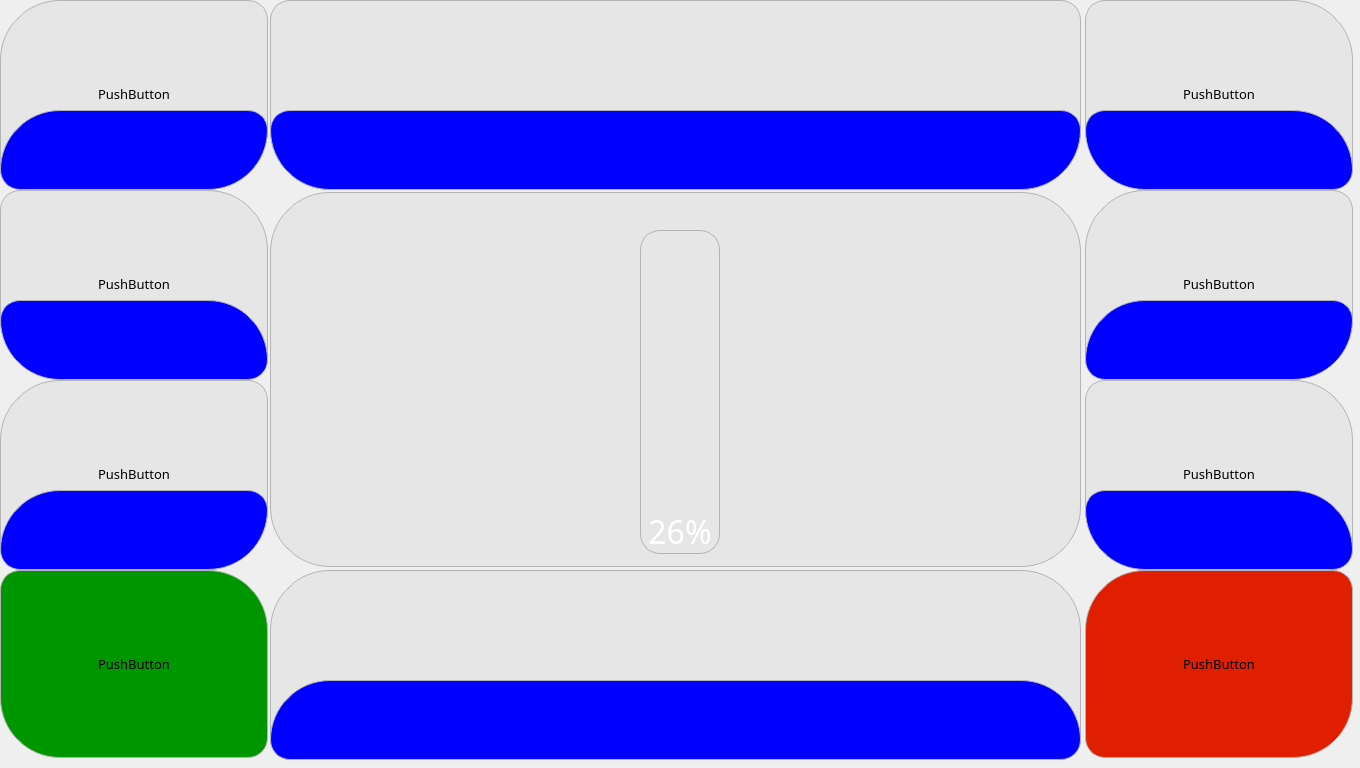
<?xml version="1.0" encoding="UTF-8"?>
<ui version="4.0">
 <class>MainWindow</class>
 <widget class="QMainWindow" name="MainWindow">
  <property name="geometry">
   <rect>
    <x>0</x>
    <y>0</y>
    <width>1360</width>
    <height>768</height>
   </rect>
  </property>
  <property name="windowTitle">
   <string>MainWindow</string>
  </property>
  <widget class="QWidget" name="centralwidget">
   <widget class="QPushButton" name="button_3">
    <property name="geometry">
     <rect>
      <x>0</x>
      <y>380</y>
      <width>268</width>
      <height>188</height>
     </rect>
    </property>
    <property name="sizePolicy">
     <sizepolicy hsizetype="Minimum" vsizetype="Fixed">
      <horstretch>0</horstretch>
      <verstretch>0</verstretch>
     </sizepolicy>
    </property>
    <property name="minimumSize">
     <size>
      <width>268</width>
      <height>188</height>
     </size>
    </property>
    <property name="maximumSize">
     <size>
      <width>268</width>
      <height>188</height>
     </size>
    </property>
    <property name="sizeIncrement">
     <size>
      <width>0</width>
      <height>0</height>
     </size>
    </property>
    <property name="font">
     <font>
      <family>Rubik</family>
      <pointsize>10</pointsize>
     </font>
    </property>
    <property name="styleSheet">
     <string notr="true">color: rgb(0, 0, 0);
background-color: rgb(230, 230, 230);
border-top-right-radius: 20px;
border-bottom-right-radius: 60px;
border-top-left-radius: 60px;
border-bottom-left-radius: 20px;
border: 1px solid #B3B3B3;</string>
    </property>
    <property name="text">
     <string>PushButton</string>
    </property>
   </widget>
   <widget class="QPushButton" name="button_2">
    <property name="geometry">
     <rect>
      <x>0</x>
      <y>190</y>
      <width>268</width>
      <height>188</height>
     </rect>
    </property>
    <property name="sizePolicy">
     <sizepolicy hsizetype="Minimum" vsizetype="Fixed">
      <horstretch>0</horstretch>
      <verstretch>0</verstretch>
     </sizepolicy>
    </property>
    <property name="minimumSize">
     <size>
      <width>268</width>
      <height>188</height>
     </size>
    </property>
    <property name="maximumSize">
     <size>
      <width>268</width>
      <height>188</height>
     </size>
    </property>
    <property name="sizeIncrement">
     <size>
      <width>0</width>
      <height>0</height>
     </size>
    </property>
    <property name="font">
     <font>
      <family>Rubik</family>
      <pointsize>10</pointsize>
     </font>
    </property>
    <property name="styleSheet">
     <string notr="true">color: rgb(0, 0, 0);
background-color: rgb(230, 230, 230);
border-top-right-radius: 60px;
border-bottom-right-radius: 20px;
border-top-left-radius: 20px;
border-bottom-left-radius: 60px;
border: 1px solid #B3B3B3;</string>
    </property>
    <property name="text">
     <string>PushButton</string>
    </property>
   </widget>
   <widget class="QPushButton" name="button_1">
    <property name="geometry">
     <rect>
      <x>0</x>
      <y>0</y>
      <width>268</width>
      <height>188</height>
     </rect>
    </property>
    <property name="sizePolicy">
     <sizepolicy hsizetype="Minimum" vsizetype="Fixed">
      <horstretch>0</horstretch>
      <verstretch>0</verstretch>
     </sizepolicy>
    </property>
    <property name="minimumSize">
     <size>
      <width>268</width>
      <height>188</height>
     </size>
    </property>
    <property name="maximumSize">
     <size>
      <width>268</width>
      <height>188</height>
     </size>
    </property>
    <property name="sizeIncrement">
     <size>
      <width>0</width>
      <height>0</height>
     </size>
    </property>
    <property name="font">
     <font>
      <family>Rubik</family>
      <pointsize>10</pointsize>
     </font>
    </property>
    <property name="styleSheet">
     <string notr="true">color: rgb(0, 0, 0);
background-color: rgb(230, 230, 230);
border-top-right-radius: 20px;
border-bottom-right-radius: 60px;
border-top-left-radius: 60px;
border-bottom-left-radius: 20px;
border: 1px solid #B3B3B3;</string>
    </property>
    <property name="text">
     <string>PushButton</string>
    </property>
    <property name="default">
     <bool>false</bool>
    </property>
   </widget>
   <widget class="QPushButton" name="button_4">
    <property name="geometry">
     <rect>
      <x>0</x>
      <y>570</y>
      <width>268</width>
      <height>188</height>
     </rect>
    </property>
    <property name="sizePolicy">
     <sizepolicy hsizetype="Minimum" vsizetype="Fixed">
      <horstretch>0</horstretch>
      <verstretch>0</verstretch>
     </sizepolicy>
    </property>
    <property name="minimumSize">
     <size>
      <width>268</width>
      <height>188</height>
     </size>
    </property>
    <property name="maximumSize">
     <size>
      <width>268</width>
      <height>188</height>
     </size>
    </property>
    <property name="sizeIncrement">
     <size>
      <width>0</width>
      <height>0</height>
     </size>
    </property>
    <property name="font">
     <font>
      <family>Rubik</family>
      <pointsize>10</pointsize>
     </font>
    </property>
    <property name="styleSheet">
     <string notr="true">color: rgb(0, 0, 0);
background-color: rgb(0, 150, 0);
border-top-right-radius: 60px;
border-bottom-right-radius: 20px;
border-top-left-radius: 20px;
border-bottom-left-radius: 60px;
border: 1px solid #B3B3B3;</string>
    </property>
    <property name="text">
     <string>PushButton</string>
    </property>
   </widget>
   <widget class="QColumnView" name="columnView">
    <property name="geometry">
     <rect>
      <x>270</x>
      <y>192</y>
      <width>811</width>
      <height>375</height>
     </rect>
    </property>
    <property name="focusPolicy">
     <enum>Qt::NoFocus</enum>
    </property>
    <property name="styleSheet">
     <string notr="true">color: rgb(0, 0, 0);
background-color: rgb(230, 230, 230);
border-top-right-radius: 60px;
border-bottom-right-radius: 60px;
border-top-left-radius: 60px;
border-bottom-left-radius: 60px;
border: 1px solid #B3B3B3;</string>
    </property>
   </widget>
   <widget class="QProgressBar" name="progressBar">
    <property name="geometry">
     <rect>
      <x>640</x>
      <y>230</y>
      <width>80</width>
      <height>324</height>
     </rect>
    </property>
    <property name="minimumSize">
     <size>
      <width>80</width>
      <height>324</height>
     </size>
    </property>
    <property name="maximumSize">
     <size>
      <width>80</width>
      <height>324</height>
     </size>
    </property>
    <property name="sizeIncrement">
     <size>
      <width>80</width>
      <height>324</height>
     </size>
    </property>
    <property name="baseSize">
     <size>
      <width>80</width>
      <height>324</height>
     </size>
    </property>
    <property name="font">
     <font>
      <family>Rubik</family>
      <pointsize>24</pointsize>
      <weight>50</weight>
      <italic>false</italic>
      <bold>false</bold>
      <underline>false</underline>
      <stylestrategy>PreferDefault</stylestrategy>
     </font>
    </property>
    <property name="focusPolicy">
     <enum>Qt::WheelFocus</enum>
    </property>
    <property name="toolTipDuration">
     <number>6</number>
    </property>
    <property name="styleSheet">
     <string notr="true">QProgressBar{
    background-color: rgb(230, 230, 230);
    border-radius: 20px;
    border-color:  rgb(179, 179, 179);
    color: white;
    border: 1px solid #B3B3B3;
}

QProgressBar::chunk{
    border-radius: 20px;
    background-color: qlineargradient(spread:pad, x1:0, y1:0, x2:1, y2:0, stop:0
rgba(0, 0, 255, 255))
}

</string>
    </property>
    <property name="value">
     <number>26</number>
    </property>
    <property name="alignment">
     <set>Qt::AlignBottom|Qt::AlignHCenter</set>
    </property>
    <property name="textVisible">
     <bool>true</bool>
    </property>
    <property name="orientation">
     <enum>Qt::Vertical</enum>
    </property>
    <property name="invertedAppearance">
     <bool>false</bool>
    </property>
    <property name="textDirection">
     <enum>QProgressBar::BottomToTop</enum>
    </property>
   </widget>
   <widget class="QFrame" name="price_1">
    <property name="geometry">
     <rect>
      <x>0</x>
      <y>110</y>
      <width>268</width>
      <height>80</height>
     </rect>
    </property>
    <property name="minimumSize">
     <size>
      <width>268</width>
      <height>80</height>
     </size>
    </property>
    <property name="maximumSize">
     <size>
      <width>268</width>
      <height>80</height>
     </size>
    </property>
    <property name="font">
     <font>
      <family>Rubik</family>
      <pointsize>14</pointsize>
     </font>
    </property>
    <property name="mouseTracking">
     <bool>true</bool>
    </property>
    <property name="tabletTracking">
     <bool>false</bool>
    </property>
    <property name="acceptDrops">
     <bool>true</bool>
    </property>
    <property name="styleSheet">
     <string notr="true">color: rgb(0, 0, 0);
background-color: rgb(0, 0, 255);
border-top-right-radius: 20px;
border-bottom-right-radius: 60px;
border-top-left-radius: 60px;
border-bottom-left-radius: 20px;
border: 1px solid #B3B3B3;</string>
    </property>
    <property name="frameShape">
     <enum>QFrame::StyledPanel</enum>
    </property>
    <property name="frameShadow">
     <enum>QFrame::Raised</enum>
    </property>
   </widget>
   <widget class="QFrame" name="price_2">
    <property name="geometry">
     <rect>
      <x>0</x>
      <y>300</y>
      <width>268</width>
      <height>80</height>
     </rect>
    </property>
    <property name="minimumSize">
     <size>
      <width>268</width>
      <height>80</height>
     </size>
    </property>
    <property name="maximumSize">
     <size>
      <width>268</width>
      <height>80</height>
     </size>
    </property>
    <property name="font">
     <font>
      <family>Rubik</family>
      <pointsize>14</pointsize>
     </font>
    </property>
    <property name="mouseTracking">
     <bool>true</bool>
    </property>
    <property name="tabletTracking">
     <bool>false</bool>
    </property>
    <property name="acceptDrops">
     <bool>true</bool>
    </property>
    <property name="styleSheet">
     <string notr="true">color: rgb(0, 0, 0);
background-color: rgb(0, 0, 255);
border-top-right-radius: 60px;
border-bottom-right-radius: 20px;
border-top-left-radius: 20px;
border-bottom-left-radius: 60px;
border: 1px solid #B3B3B3;</string>
    </property>
    <property name="frameShape">
     <enum>QFrame::StyledPanel</enum>
    </property>
    <property name="frameShadow">
     <enum>QFrame::Raised</enum>
    </property>
   </widget>
   <widget class="QFrame" name="price_3">
    <property name="geometry">
     <rect>
      <x>0</x>
      <y>490</y>
      <width>268</width>
      <height>80</height>
     </rect>
    </property>
    <property name="minimumSize">
     <size>
      <width>268</width>
      <height>80</height>
     </size>
    </property>
    <property name="maximumSize">
     <size>
      <width>268</width>
      <height>80</height>
     </size>
    </property>
    <property name="font">
     <font>
      <family>Rubik</family>
      <pointsize>14</pointsize>
     </font>
    </property>
    <property name="mouseTracking">
     <bool>true</bool>
    </property>
    <property name="tabletTracking">
     <bool>false</bool>
    </property>
    <property name="acceptDrops">
     <bool>true</bool>
    </property>
    <property name="styleSheet">
     <string notr="true">color: rgb(0, 0, 0);
background-color: rgb(0, 0, 255);
border-top-right-radius: 20px;
border-bottom-right-radius: 60px;
border-top-left-radius: 60px;
border-bottom-left-radius: 20px;
border: 1px solid #B3B3B3;</string>
    </property>
    <property name="frameShape">
     <enum>QFrame::StyledPanel</enum>
    </property>
    <property name="frameShadow">
     <enum>QFrame::Raised</enum>
    </property>
   </widget>
   <widget class="QPushButton" name="button_6">
    <property name="geometry">
     <rect>
      <x>1085</x>
      <y>190</y>
      <width>268</width>
      <height>188</height>
     </rect>
    </property>
    <property name="sizePolicy">
     <sizepolicy hsizetype="Minimum" vsizetype="Fixed">
      <horstretch>0</horstretch>
      <verstretch>0</verstretch>
     </sizepolicy>
    </property>
    <property name="minimumSize">
     <size>
      <width>268</width>
      <height>188</height>
     </size>
    </property>
    <property name="maximumSize">
     <size>
      <width>268</width>
      <height>188</height>
     </size>
    </property>
    <property name="sizeIncrement">
     <size>
      <width>0</width>
      <height>0</height>
     </size>
    </property>
    <property name="font">
     <font>
      <family>Rubik</family>
      <pointsize>10</pointsize>
     </font>
    </property>
    <property name="styleSheet">
     <string notr="true">color: rgb(0, 0, 0);
background-color: rgb(230, 230, 230);
border-top-right-radius: 20px;
border-top-left-radius: 60px;
border-bottom-right-radius: 60px;
border-bottom-left-radius: 20px;
border: 1px solid #B3B3B3;</string>
    </property>
    <property name="text">
     <string>PushButton</string>
    </property>
   </widget>
   <widget class="QPushButton" name="button_7">
    <property name="geometry">
     <rect>
      <x>1085</x>
      <y>380</y>
      <width>268</width>
      <height>188</height>
     </rect>
    </property>
    <property name="sizePolicy">
     <sizepolicy hsizetype="Minimum" vsizetype="Fixed">
      <horstretch>0</horstretch>
      <verstretch>0</verstretch>
     </sizepolicy>
    </property>
    <property name="minimumSize">
     <size>
      <width>268</width>
      <height>188</height>
     </size>
    </property>
    <property name="maximumSize">
     <size>
      <width>268</width>
      <height>188</height>
     </size>
    </property>
    <property name="sizeIncrement">
     <size>
      <width>0</width>
      <height>0</height>
     </size>
    </property>
    <property name="font">
     <font>
      <family>Rubik</family>
      <pointsize>10</pointsize>
     </font>
    </property>
    <property name="styleSheet">
     <string notr="true">color: rgb(0, 0, 0);
background-color: rgb(230, 230, 230);
border-top-right-radius: 60px;
border-top-left-radius: 20px;
border-bottom-right-radius: 20px;
border-bottom-left-radius: 60px;
border: 1px solid #B3B3B3;</string>
    </property>
    <property name="text">
     <string>PushButton</string>
    </property>
   </widget>
   <widget class="QPushButton" name="button_5">
    <property name="geometry">
     <rect>
      <x>1085</x>
      <y>0</y>
      <width>268</width>
      <height>188</height>
     </rect>
    </property>
    <property name="sizePolicy">
     <sizepolicy hsizetype="Minimum" vsizetype="Fixed">
      <horstretch>0</horstretch>
      <verstretch>0</verstretch>
     </sizepolicy>
    </property>
    <property name="minimumSize">
     <size>
      <width>268</width>
      <height>188</height>
     </size>
    </property>
    <property name="maximumSize">
     <size>
      <width>268</width>
      <height>188</height>
     </size>
    </property>
    <property name="sizeIncrement">
     <size>
      <width>0</width>
      <height>0</height>
     </size>
    </property>
    <property name="font">
     <font>
      <family>Rubik</family>
      <pointsize>10</pointsize>
     </font>
    </property>
    <property name="styleSheet">
     <string notr="true">color: rgb(0, 0, 0);
background-color: rgb(230, 230, 230);
border-top-right-radius: 60px;
border-top-left-radius: 20px;
border-bottom-right-radius: 20px;
border-bottom-left-radius: 60px;
border: 1px solid #B3B3B3;</string>
    </property>
    <property name="text">
     <string>PushButton</string>
    </property>
    <property name="default">
     <bool>false</bool>
    </property>
   </widget>
   <widget class="QPushButton" name="button_8">
    <property name="geometry">
     <rect>
      <x>1085</x>
      <y>570</y>
      <width>268</width>
      <height>188</height>
     </rect>
    </property>
    <property name="sizePolicy">
     <sizepolicy hsizetype="Minimum" vsizetype="Fixed">
      <horstretch>0</horstretch>
      <verstretch>0</verstretch>
     </sizepolicy>
    </property>
    <property name="minimumSize">
     <size>
      <width>268</width>
      <height>188</height>
     </size>
    </property>
    <property name="maximumSize">
     <size>
      <width>268</width>
      <height>188</height>
     </size>
    </property>
    <property name="sizeIncrement">
     <size>
      <width>0</width>
      <height>0</height>
     </size>
    </property>
    <property name="font">
     <font>
      <family>Rubik</family>
      <pointsize>10</pointsize>
     </font>
    </property>
    <property name="styleSheet">
     <string notr="true">color: rgb(0, 0, 0);
background-color: rgb(224, 30, 0);
border-top-right-radius: 20px;
border-bottom-right-radius: 60px;
border-top-left-radius: 60px;
border-bottom-left-radius: 20px;
border: 1px solid #B3B3B3;</string>
    </property>
    <property name="text">
     <string>PushButton</string>
    </property>
   </widget>
   <widget class="QFrame" name="price_6">
    <property name="geometry">
     <rect>
      <x>1085</x>
      <y>490</y>
      <width>268</width>
      <height>80</height>
     </rect>
    </property>
    <property name="minimumSize">
     <size>
      <width>268</width>
      <height>80</height>
     </size>
    </property>
    <property name="maximumSize">
     <size>
      <width>268</width>
      <height>80</height>
     </size>
    </property>
    <property name="font">
     <font>
      <family>Rubik</family>
      <pointsize>14</pointsize>
     </font>
    </property>
    <property name="mouseTracking">
     <bool>true</bool>
    </property>
    <property name="tabletTracking">
     <bool>false</bool>
    </property>
    <property name="acceptDrops">
     <bool>true</bool>
    </property>
    <property name="styleSheet">
     <string notr="true">color: rgb(0, 0, 0);
background-color: rgb(0, 0, 255);
border-top-right-radius: 60px;
border-top-left-radius: 20px;
border-bottom-right-radius: 20px;
border-bottom-left-radius: 60px;
border: 1px solid #B3B3B3;</string>
    </property>
    <property name="frameShape">
     <enum>QFrame::StyledPanel</enum>
    </property>
    <property name="frameShadow">
     <enum>QFrame::Raised</enum>
    </property>
   </widget>
   <widget class="QFrame" name="price_4">
    <property name="geometry">
     <rect>
      <x>1085</x>
      <y>110</y>
      <width>268</width>
      <height>80</height>
     </rect>
    </property>
    <property name="minimumSize">
     <size>
      <width>268</width>
      <height>80</height>
     </size>
    </property>
    <property name="maximumSize">
     <size>
      <width>268</width>
      <height>80</height>
     </size>
    </property>
    <property name="font">
     <font>
      <family>Rubik</family>
      <pointsize>14</pointsize>
     </font>
    </property>
    <property name="mouseTracking">
     <bool>true</bool>
    </property>
    <property name="tabletTracking">
     <bool>false</bool>
    </property>
    <property name="acceptDrops">
     <bool>true</bool>
    </property>
    <property name="styleSheet">
     <string notr="true">color: rgb(0, 0, 0);
background-color: rgb(0, 0, 255);
border-top-right-radius: 60px;
border-top-left-radius: 20px;
border-bottom-right-radius: 20px;
border-bottom-left-radius: 60px;
border: 1px solid #B3B3B3;</string>
    </property>
    <property name="frameShape">
     <enum>QFrame::StyledPanel</enum>
    </property>
    <property name="frameShadow">
     <enum>QFrame::Raised</enum>
    </property>
   </widget>
   <widget class="QFrame" name="price_5">
    <property name="geometry">
     <rect>
      <x>1085</x>
      <y>300</y>
      <width>268</width>
      <height>80</height>
     </rect>
    </property>
    <property name="minimumSize">
     <size>
      <width>268</width>
      <height>80</height>
     </size>
    </property>
    <property name="maximumSize">
     <size>
      <width>268</width>
      <height>80</height>
     </size>
    </property>
    <property name="font">
     <font>
      <family>Rubik</family>
      <pointsize>14</pointsize>
     </font>
    </property>
    <property name="mouseTracking">
     <bool>true</bool>
    </property>
    <property name="tabletTracking">
     <bool>false</bool>
    </property>
    <property name="acceptDrops">
     <bool>true</bool>
    </property>
    <property name="styleSheet">
     <string notr="true">color: rgb(0, 0, 0);
background-color: rgb(0, 0, 255);
border-top-right-radius: 20px;
border-top-left-radius: 60px;
border-bottom-right-radius: 60px;
border-bottom-left-radius: 20px;
border: 1px solid #B3B3B3;</string>
    </property>
    <property name="frameShape">
     <enum>QFrame::StyledPanel</enum>
    </property>
    <property name="frameShadow">
     <enum>QFrame::Raised</enum>
    </property>
   </widget>
   <widget class="QWidget" name="widget" native="true">
    <property name="geometry">
     <rect>
      <x>270</x>
      <y>0</y>
      <width>811</width>
      <height>190</height>
     </rect>
    </property>
    <property name="minimumSize">
     <size>
      <width>811</width>
      <height>190</height>
     </size>
    </property>
    <property name="maximumSize">
     <size>
      <width>811</width>
      <height>190</height>
     </size>
    </property>
    <property name="styleSheet">
     <string notr="true">color: rgb(0, 0, 0);
background-color: rgb(230, 230, 230);
border-top-right-radius: 20px;
border-top-left-radius: 20px;
border-bottom-right-radius: 60px;
border-bottom-left-radius: 60px;
border: 1px solid #B3B3B3;</string>
    </property>
    <widget class="QFrame" name="price_7">
     <property name="geometry">
      <rect>
       <x>0</x>
       <y>110</y>
       <width>811</width>
       <height>80</height>
      </rect>
     </property>
     <property name="minimumSize">
      <size>
       <width>811</width>
       <height>80</height>
      </size>
     </property>
     <property name="maximumSize">
      <size>
       <width>811</width>
       <height>80</height>
      </size>
     </property>
     <property name="font">
      <font>
       <family>Rubik</family>
       <pointsize>14</pointsize>
      </font>
     </property>
     <property name="mouseTracking">
      <bool>true</bool>
     </property>
     <property name="tabletTracking">
      <bool>false</bool>
     </property>
     <property name="acceptDrops">
      <bool>true</bool>
     </property>
     <property name="styleSheet">
      <string notr="true">color: rgb(0, 0, 0);
background-color: rgb(0, 0, 255);
border-top-right-radius: 20px;
border-top-left-radius: 20px;
border-bottom-right-radius: 60px;
border-bottom-left-radius: 60px;
border: 1px solid #B3B3B3;</string>
     </property>
     <property name="frameShape">
      <enum>QFrame::StyledPanel</enum>
     </property>
     <property name="frameShadow">
      <enum>QFrame::Raised</enum>
     </property>
    </widget>
   </widget>
   <widget class="QWidget" name="widget_2" native="true">
    <property name="geometry">
     <rect>
      <x>270</x>
      <y>570</y>
      <width>811</width>
      <height>190</height>
     </rect>
    </property>
    <property name="minimumSize">
     <size>
      <width>811</width>
      <height>190</height>
     </size>
    </property>
    <property name="maximumSize">
     <size>
      <width>811</width>
      <height>190</height>
     </size>
    </property>
    <property name="styleSheet">
     <string notr="true">color: rgb(0, 0, 0);
background-color: rgb(230, 230, 230);
border-top-right-radius: 60px;
border-top-left-radius: 60px;
border-bottom-right-radius: 20px;
border-bottom-left-radius: 20px;
border: 1px solid #B3B3B3;</string>
    </property>
    <widget class="QFrame" name="price_8">
     <property name="geometry">
      <rect>
       <x>0</x>
       <y>110</y>
       <width>811</width>
       <height>80</height>
      </rect>
     </property>
     <property name="minimumSize">
      <size>
       <width>811</width>
       <height>80</height>
      </size>
     </property>
     <property name="maximumSize">
      <size>
       <width>811</width>
       <height>80</height>
      </size>
     </property>
     <property name="font">
      <font>
       <family>Rubik</family>
       <pointsize>14</pointsize>
      </font>
     </property>
     <property name="mouseTracking">
      <bool>true</bool>
     </property>
     <property name="tabletTracking">
      <bool>false</bool>
     </property>
     <property name="acceptDrops">
      <bool>true</bool>
     </property>
     <property name="styleSheet">
      <string notr="true">color: rgb(0, 0, 0);
background-color: rgb(0, 0, 255);
border-top-right-radius: 60px;
border-top-left-radius: 60px;
border-bottom-right-radius: 20px;
border-bottom-left-radius: 20px;
border: 1px solid #B3B3B3;</string>
     </property>
     <property name="frameShape">
      <enum>QFrame::StyledPanel</enum>
     </property>
     <property name="frameShadow">
      <enum>QFrame::Raised</enum>
     </property>
    </widget>
   </widget>
  </widget>
 </widget>
 <resources/>
 <connections/>
</ui>
